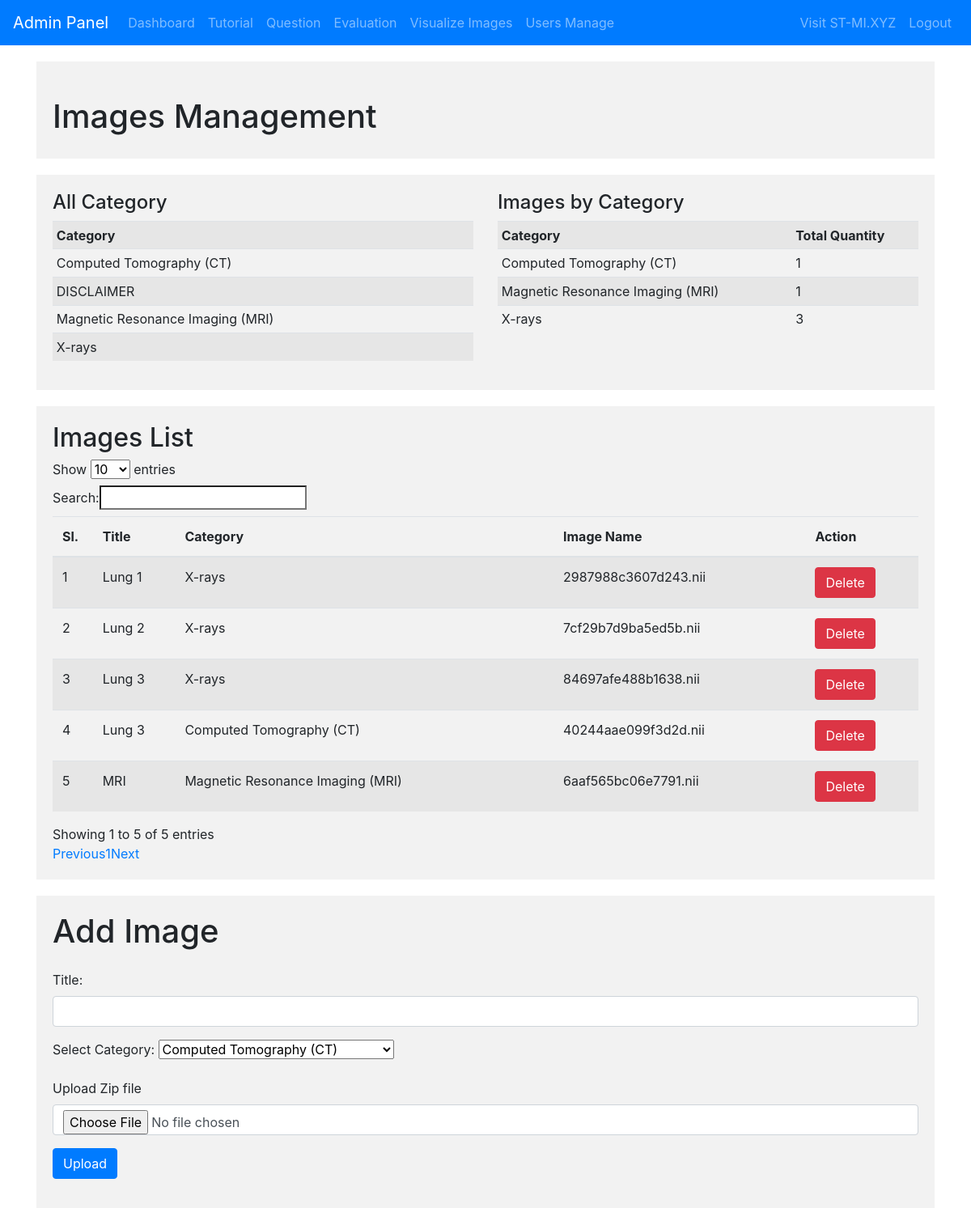
Page /images/list on the earlier database version.
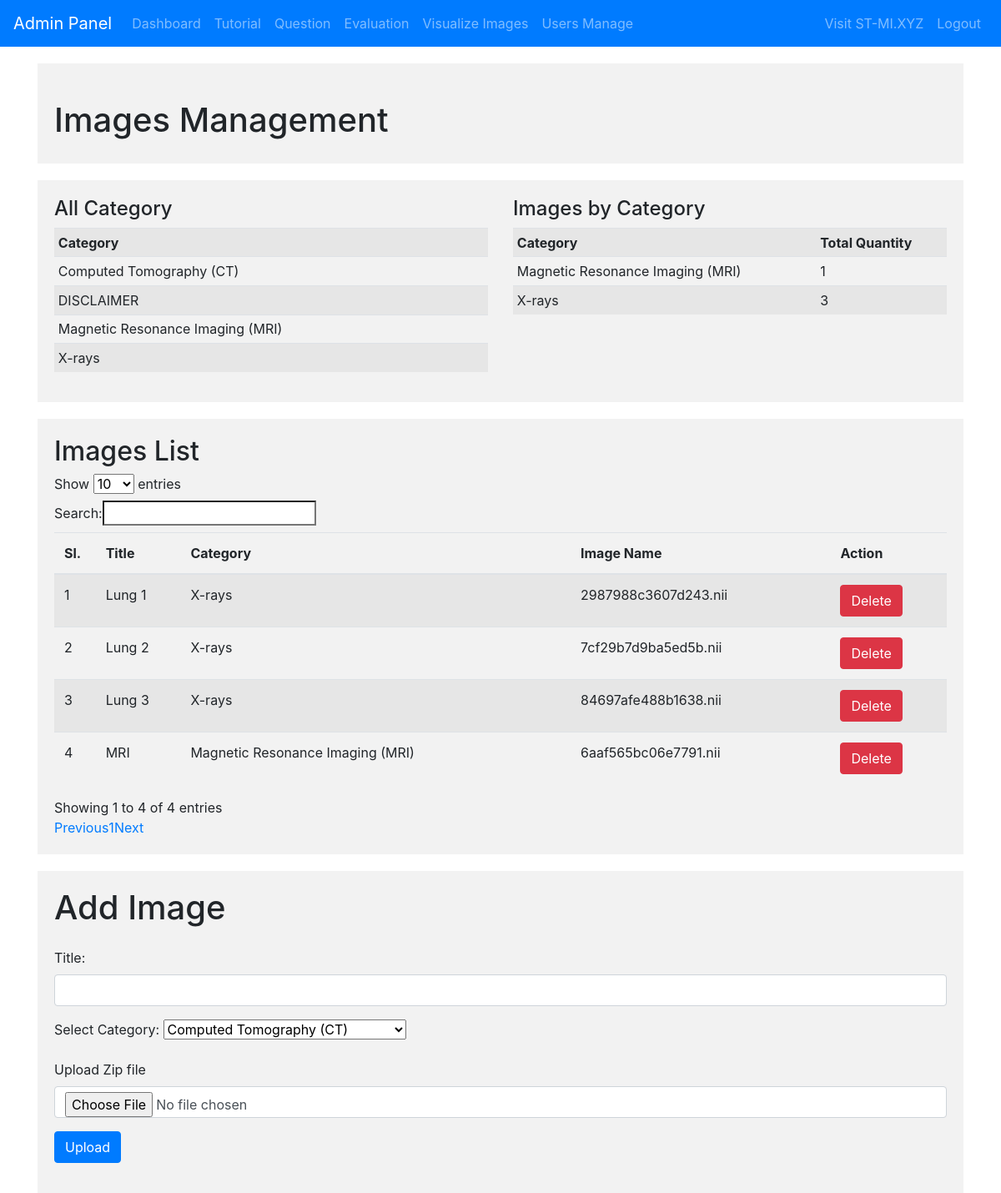
Same page on the later database version.
### tables this page shows
CREATE TABLE images_table (
    id INTEGER PRIMARY KEY,
    title VARCHAR(255),
    category VARCHAR(255),
    img_path VARCHAR(255) NOT NULL,
    png_path VARCHAR(255) NULL,
    user_id VARCHAR(255) NULL,
    status VARCHAR(255) NULL
);

### admin.py (the view)
@app.route('/images/list')
def list_images():
    conn = get_db_connection()
    image_cursor = conn.execute('SELECT * FROM images_table')
    list_images = image_cursor.fetchall()
    cat_count_cursor_questions = conn.execute('SELECT category_id, COUNT(*) AS total_quantity FROM tutorials GROUP BY category_id')
    cat_count_cursor_questions = cat_count_cursor_questions.fetchall()
    cat_count_cursor_images = conn.execute('SELECT category, COUNT(*) AS total_quantity FROM images_table GROUP BY category')
    cat_count_cursor_images = cat_count_cursor_images.fetchall()
    conn.close()
    return render_template('admin_images.html', list_images=list_images, cat_count_cursor_images=cat_count_cursor_images,cat_count_cursor_questions=cat_count_cursor_questions)

### admin.py (called while the page is built)
@app.before_request
def check_admin_access():
    if request.endpoint and request.endpoint.startswith('admin'):
        if not is_admin():
            return redirect(url_for('hello'))

def get_db_connection():
    conn = sqlite3.connect('database.db')
    conn.row_factory = sqlite3.Row
    return conn

### templates/admin_images.html
{% extends 'admin_template.html' %}
{% block content %}
<div class="section">
    <h1 class="mt-4">Images Management</h1>
</div>
    <div class="section">
        <div class="row">
            <div class="col-md-6">
                <h4>All Category</h4>
                <table class="table table-striped table-sm">
                    <tr>
                        <th>Category</th>
                    </tr>
                    {% for row in cat_count_cursor_questions %}
                        <tr>
                            <td>{{ row['category_id'] }}</td>
                        </tr>
                    {% endfor %}
                </table>
            </div>
        <div class="col-md-6">
            <h4>Images by Category</h4>
            <table class="table table-striped table-sm">
                <tr>
                    <th>Category</th>
                    <th>Total Quantity</th>
                </tr>
                {% for row in cat_count_cursor_images %}
                    <tr>
                        <td>{{ row['category'] }}</td>
                        <td>{{ row['total_quantity'] }}</td>
                    </tr>
                {% endfor %}
            </table>
        </div>
    </div>
    </div>
    <div class="section">
    <h2>Images List</h2>
    <table class="table table-striped" id="dataTable">
        <thead>
            <tr>
                <th>Sl.</th>
                <th>Title</th>
                <th>Category</th>
                <th>Image Name</th>
                <th>Action</th>
            </tr>
        </thead>
        <tbody>
            {% for img in list_images %}
            <tr>
                <td>
                    {{ loop.index }}
                </td>
                <td>
                    {{ img.title }}
                </td>
                <td>{{ img.category }}</td>
                <td>{{ img.img_path }}</td>
                <td>
                    <a href="{{url_for('delete_image', image_path=img.img_path,image_id=img.id)}}" onClick="confirm('Delete entry?')">
                        <button class="btn btn-danger">Delete</button>
                    </a>
                </td>
            </tr>
            {% endfor %}
        </tbody>
    </table>
</div>
    <div class="section">
        <h1 class="mb-4">Add Image</h1>
        <form method="POST" enctype="multipart/form-data" action="/images_upload">
            <div class="mb-3">
                <label for="title" class="form-label">Title:</label>
                <input type="text" name="title" required class="form-control">
            </div>
            <div class="mb-3">
                <label for="category" class="form-label">Select Category:</label>
                <select name="category" required id="category" class="form-select">
                    {% for category in cat_count_cursor_questions %}
                        <option value="{{ category['category_id'] }}">{{ category['category_id'] }}</option>
                    {% endfor %}
                </select>
            </div>
            <div class="mb-3">
                <label for="file" class="form-label">Upload Zip file</label>
                <input type="file" name="file" class="form-control">
            </div>
            <div class="mb-3">
                <input type="submit" value="Upload" class="btn btn-primary">
            </div>
        </form>
    </div>
{% endblock %}

Differences in the rows shown:
removed images_table: category "Computed Tomography (CT)", total_quantity "1", title "Lung 3", img_path "40244aae099f3d2d.nii"
Other differences:
text written by a page script: "Show entries Search: Showing 1 to 5 of 5 entries Previous 1 Next" → "Show entries Search: Showing 1 to 4 of 4 entries Previous 1 Next"
